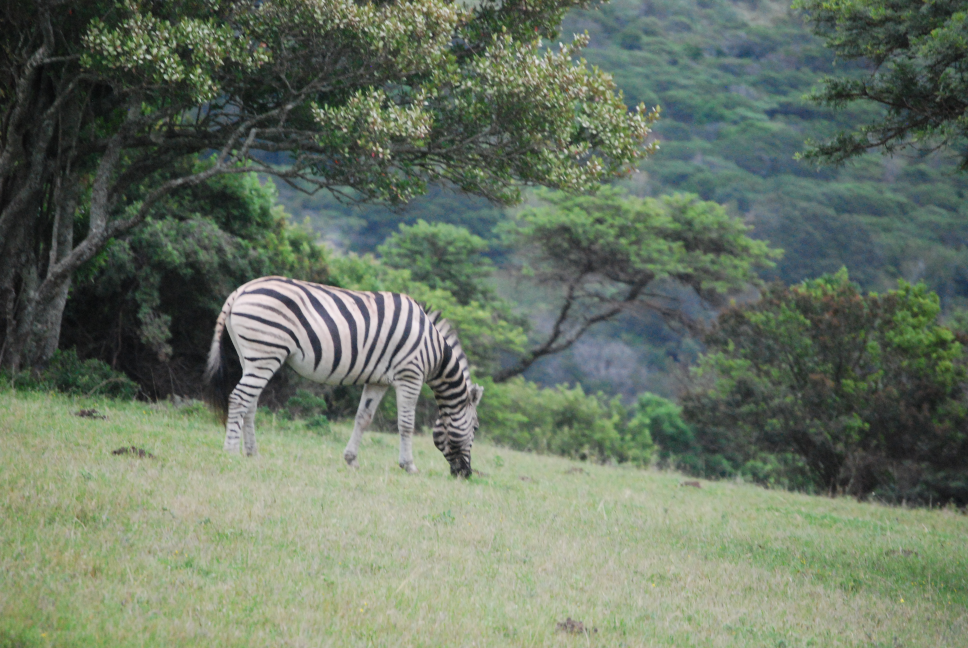
#> input picture Zebra_Zuid-Afrika (1).jpg, 3872 x 2592 px (shown at 1/4 size); its folder holds 4 pictures in this run
$ jupyter execute --allow-errors '2.11 Image_data_augmentation.ipynb'   (shell and % lines are left out)
#> lines starting #> are read from the running program, lines starting #| are printed output that depends on the picture
# Image Data Augmentation

Take a set of images and do data augmentation to create a bigger, more diverse batch of images used for training ML models.

Steps:

0. Outside of this notebook, create a folder with +/- 10 images
1. Go to right directory
2. Convert these images to .png in a 320x320 format (for use in Edge Impulse)
3. Flip and rotate
4. Check data

## 1. Go to right directory
Make sure you have created a folder with +/- 10 images

#> (a cell that did not finish here is left out)

[cell 2]
from glob import glob
jpgs = glob('*.jpg')
len(jpgs)

#> (a cell that did not finish here is left out)

## 2. Convert to png in 320 x 320

[cell 4]
# open a list of .jpg's and save as 320x320 png
from PIL import Image
import glob, os

size = 320, 320

for infile in glob.glob("*.jpg"):
    file, ext = os.path.splitext(infile)
    #folder = os.paht.mkdir('png')
    with Image.open(infile) as im:
#> im is the input picture: PIL image 3872x2592 RGB; mean R, G, B 105.2, 117.3, 100.2
        im.thumbnail(size)
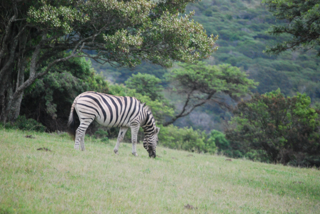
#> im: PIL image 320x214 RGB; mean R, G, B 105.2, 117.3, 100.2
        im.save('png/' + file +  ".png")
print('done')

[cell 5]
cd png

## 3. Flip and rotate

Flip the original images:
- flip left right
- flip up down
- flip up down-left right

Rotate all flipped images:
- rotate 45 degrees
- rotate 90 degrees
- rotate 135 degrees

If you start with 10 original images, after flipping you will have 40, after rotating you will have 160 (40 not rotated+120 rotated images).

[cell 6]
# create all flipped images and save to png format
from PIL import Image
import numpy as np
import glob, os

for infile in glob.glob('*.png'):
    file, ext = os.path.splitext(infile)
    with Image.open(infile) as im:
        img_ar = np.asarray(im)
        flipped_lr = np.fliplr(img_ar)
        flipped_ud = np.flipud(img_ar)
        flipped_lr_ud= np.flipud(np.fliplr(img_ar))
        flip_im_lr= Image.fromarray(flipped_lr)
        flip_im_ud= Image.fromarray(flipped_ud)
        flip_im_lr_ud = Image.fromarray(flipped_lr_ud)
        flip_im_lr.save(file+'_flipped_lr'+'.png')
        flip_im_ud.save(file+'_flipped_ud'+'.png')
        flip_im_lr_ud.save(file+'flipped_lr_ud'+'.png')
print('done')

[cell 7]
from PIL import Image
import numpy as np
import skimage.transform
import skimage.util

for infile in glob.glob('*.png'):
    file, ext = os.path.splitext(infile)
    with Image.open(infile) as im:
        img_ar = np.asarray(im)
        img_rot_45 = skimage.transform.rotate(img_ar, angle=45, mode='edge', preserve_range=True)
        img_rot_90 = skimage.transform.rotate(img_ar, angle=90, mode='edge', preserve_range=True)
        img_rot_135 = skimage.transform.rotate(img_ar, angle=135, mode='edge', preserve_range=True)
        img_rot_45 = img_rot_45.astype(np.uint8)
        img_rot_90 = img_rot_90.astype(np.uint8)
        img_rot_135 = img_rot_135.astype(np.uint8)
        img_rotated_45 =Image.fromarray(img_rot_45)
        img_rotated_90 =Image.fromarray(img_rot_90)
        img_rotated_135 =Image.fromarray(img_rot_135)
        img_rotated_45.save(file+'_rot_45'+'.png')
        img_rotated_90.save(file+'_rot_90'+'.png')
        #img_rotated_135.save(file+'_rot_135'+'.png')
print('done')

## 4. Check data

[cell 8]
import glob
pngs = glob.glob('*.png')
#> pngs = []
print(f'total number of .png images = {len(pngs)}')
#| total number of .png images = 0
